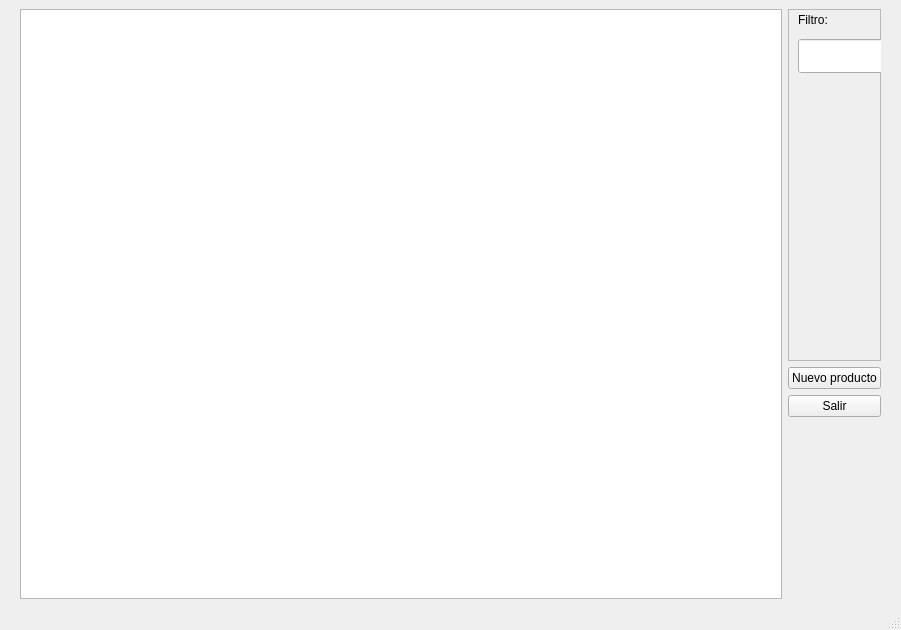
<?xml version="1.0" encoding="UTF-8"?>
<ui version="4.0">
 <class>productosSeguidosMainWindow</class>
 <widget class="QMainWindow" name="productosSeguidosMainWindow">
  <property name="geometry">
   <rect>
    <x>0</x>
    <y>0</y>
    <width>901</width>
    <height>630</height>
   </rect>
  </property>
  <property name="windowTitle">
   <string>Productos seguidos</string>
  </property>
  <widget class="QWidget" name="centralwidget">
   <layout class="QGridLayout" name="gridLayout">
    <property name="leftMargin">
     <number>20</number>
    </property>
    <property name="rightMargin">
     <number>20</number>
    </property>
    <item row="0" column="0" rowspan="5">
     <widget class="QTableWidget" name="productosSeguidosTableWidget">
      <property name="editTriggers">
       <set>QAbstractItemView::NoEditTriggers</set>
      </property>
      <property name="tabKeyNavigation">
       <bool>false</bool>
      </property>
      <property name="showDropIndicator" stdset="0">
       <bool>false</bool>
      </property>
      <property name="dragDropOverwriteMode">
       <bool>false</bool>
      </property>
      <property name="selectionMode">
       <enum>QAbstractItemView::SingleSelection</enum>
      </property>
      <attribute name="horizontalHeaderVisible">
       <bool>true</bool>
      </attribute>
      <attribute name="verticalHeaderVisible">
       <bool>false</bool>
      </attribute>
     </widget>
    </item>
    <item row="2" column="1">
     <widget class="QPushButton" name="nuevoPushButton">
      <property name="text">
       <string>Nuevo producto</string>
      </property>
      <property name="icon">
       <iconset resource="iconosResource.qrc">
        <normaloff>:/icons/plus.png</normaloff>:/icons/plus.png</iconset>
      </property>
     </widget>
    </item>
    <item row="3" column="1">
     <widget class="QPushButton" name="salirPushButton">
      <property name="text">
       <string>Salir</string>
      </property>
      <property name="icon">
       <iconset resource="iconosResource.qrc">
        <normaloff>:/icons/exit.png</normaloff>:/icons/exit.png</iconset>
      </property>
     </widget>
    </item>
    <item row="0" column="1" rowspan="2">
     <widget class="QFrame" name="frame">
      <property name="frameShape">
       <enum>QFrame::StyledPanel</enum>
      </property>
      <property name="frameShadow">
       <enum>QFrame::Raised</enum>
      </property>
      <widget class="QLineEdit" name="filtroLineEdit">
       <property name="geometry">
        <rect>
         <x>10</x>
         <y>30</y>
         <width>101</width>
         <height>34</height>
        </rect>
       </property>
       <property name="sizePolicy">
        <sizepolicy hsizetype="Maximum" vsizetype="Maximum">
         <horstretch>0</horstretch>
         <verstretch>0</verstretch>
        </sizepolicy>
       </property>
      </widget>
      <widget class="QLabel" name="label">
       <property name="geometry">
        <rect>
         <x>10</x>
         <y>0</y>
         <width>40</width>
         <height>22</height>
        </rect>
       </property>
       <property name="text">
        <string>Filtro:</string>
       </property>
      </widget>
     </widget>
    </item>
   </layout>
  </widget>
  <widget class="QMenuBar" name="menubar">
   <property name="geometry">
    <rect>
     <x>0</x>
     <y>0</y>
     <width>901</width>
     <height>22</height>
    </rect>
   </property>
  </widget>
  <widget class="QStatusBar" name="statusbar"/>
 </widget>
 <tabstops>
  <tabstop>filtroLineEdit</tabstop>
  <tabstop>nuevoPushButton</tabstop>
  <tabstop>salirPushButton</tabstop>
  <tabstop>productosSeguidosTableWidget</tabstop>
 </tabstops>
 <resources>
  <include location="iconosResource.qrc"/>
 </resources>
 <connections/>
</ui>
